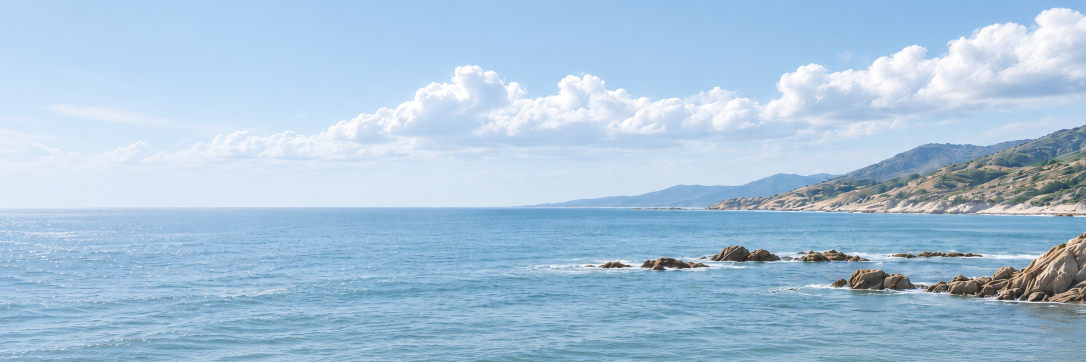
#> input picture src/assets/coast-header.png, 2172 x 724 px (shown at 1/2 size)
$ python pixelate-header.py
#> lines starting #> are read from the running program, lines starting #| are printed output that depends on the picture
"""Derive the pixel-art header from the coastal photograph. Optional asset tool; needs Pillow.

python3 -B scripts/pixelate-header.py [width] [colors] [output]
The build itself stays standard-library only and just embeds the committed PNG.
"""
from pathlib import Path
import sys
from PIL import Image, ImageEnhance

root = Path(__file__).resolve().parents[1]
width = int(sys.argv[1]) if len(sys.argv) > 1 else 420
colors = int(sys.argv[2]) if len(sys.argv) > 2 else 32
out = Path(sys.argv[3]) if len(sys.argv) > 3 else root / 'src/assets/coast-header-pixel.png'
# 4x4 Bayer matrix, centred on zero: ordered dither gives the regular halftone grain.
BAYER = [[0, 8, 2, 10], [12, 4, 14, 6], [3, 11, 1, 9], [15, 7, 13, 5]]

photo = Image.open(root / 'src/assets/coast-header.png').convert('RGB')
#> photo is the input picture: PIL image 2172x724 RGB; mean R, G, B 167, 195.4, 218.9
small = photo.resize((width, round(photo.height * width / photo.width)), Image.LANCZOS)
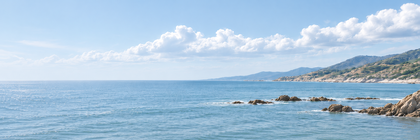
#> small: PIL image 420x140 RGB; mean R, G, B 167, 195.4, 218.9
# Slightly richer colour so the small palette keeps warm stone and sky blue apart.
small = ImageEnhance.Contrast(ImageEnhance.Color(small).enhance(1.25)).enhance(1.06)
spread = 28
px = small.load()
for y in range(small.height):
    for x in range(small.width):
        bias = (BAYER[y % 4][x % 4] / 16 - .5) * spread
        r, g, b = px[x, y]
        px[x, y] = tuple(max(0, min(255, round(c + bias))) for c in (r, g, b))
art = small.quantize(colors=colors, method=Image.Quantize.MEDIANCUT, dither=Image.Dither.NONE).convert('RGB')
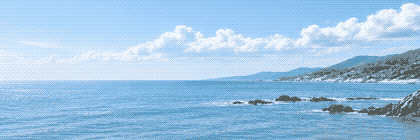
#> art: PIL image 420x140 RGB; mean R, G, B 157.2, 195.9, 226.9
art.save(out, optimize=True)
print(out, art.size, out.stat().st_size, 'bytes')
#| src/assets/coast-header-pixel.png (420, 140) 36054 bytes

$ run again, with src/assets/sky.png copied over src/assets/coast-header.png
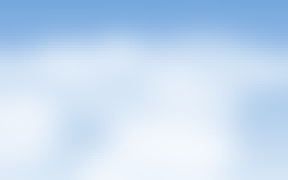
#> input picture src/assets/sky.png, 96 x 60 px (shown 3 times larger)
#> photo is the input picture: PIL image 96x60 RGB; mean R, G, B 197.1, 218.6, 241.5
#> `art = small.quantize(colors=colors, method=Image.Quantize.MEDIANCUT, d..`:
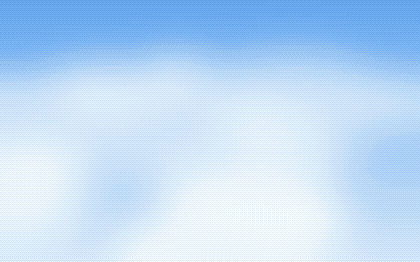
#> art: PIL image 420x262 RGB; mean R, G, B 189.7, 218, 247.2
#| src/assets/coast-header-pixel.png (420, 262) 36054 bytes
